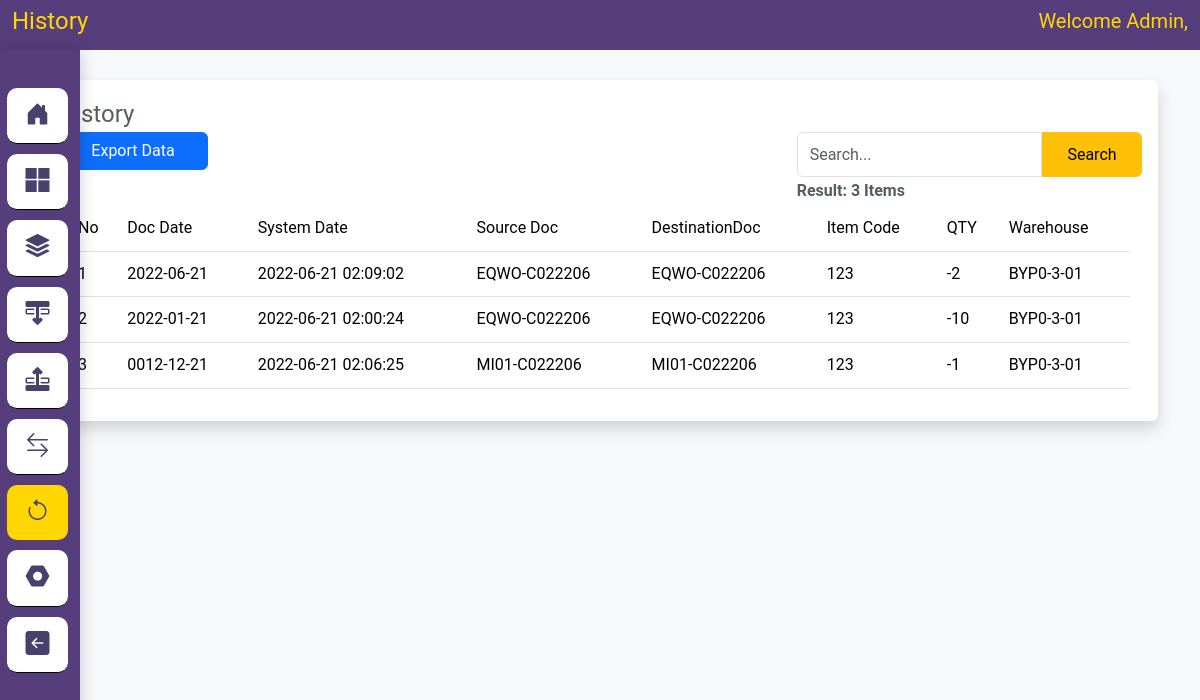
The app's page /index.php/history, older data.
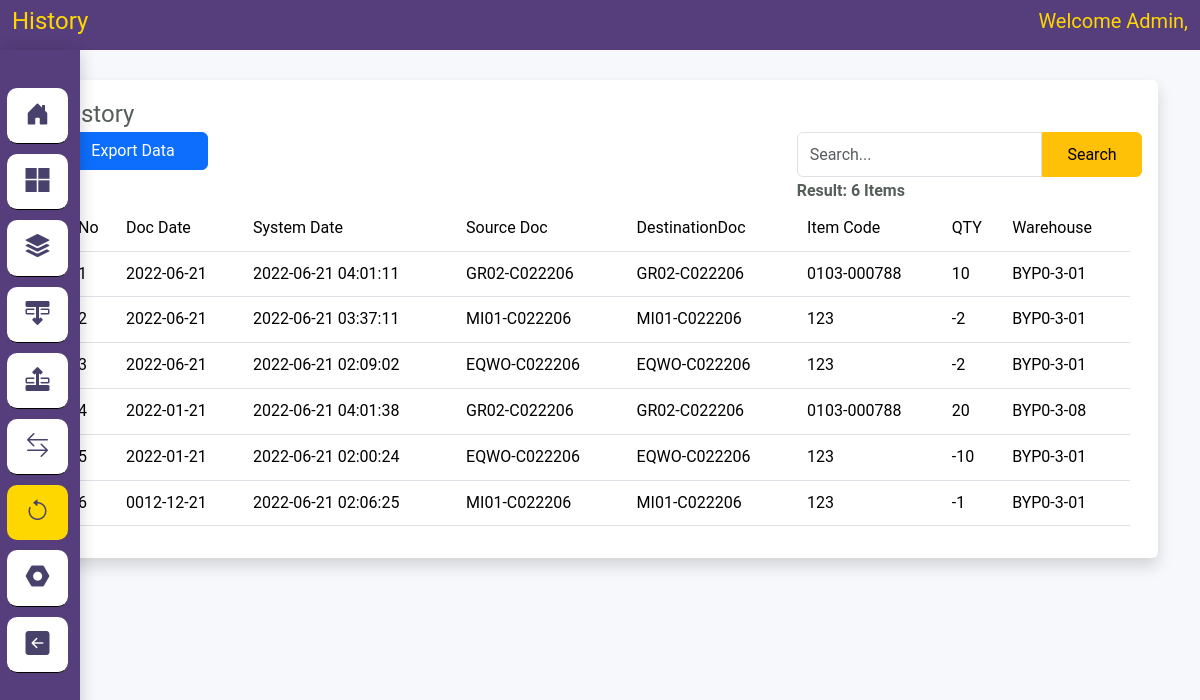
The same page, newer data.
### tables this page shows
CREATE TABLE `history_transaction` (
  `id` int(11) NOT NULL,
  `doc_date` date NOT NULL,
  `system_date` datetime NOT NULL,
  `source_doc` varchar(50) NOT NULL,
  `destination_doc` varchar(50) NOT NULL,
  `item_code` varchar(50) NOT NULL,
  `qty` int(11) NOT NULL,
  `warehouse_code` varchar(50) NOT NULL
);

### application/controllers/History.php (called while the page is built, shortened)
<?php
class History extends CI_Controller
{
    public function index()
    {
        if ($this->input->post('search')) {
            $data['keyword'] = $this->input->post('keyword');
            $this->session->set_userdata('keyword_history', $data['keyword']);
        } else {
            $data['keyword'] = $this->session->userdata('keyword_history');;
        }
        $this->db->like('doc_date', $data['keyword'])->or_like('system_date', $data['keyword'])->or_like('source_doc', $data['keyword'])->or_like('destination_doc', $data['keyword'])
        ->or_like('item_code', $data['keyword'])->or_like('qty', $data['keyword'])->or_like('warehouse_code', $data['keyword']);
        $this->db->from('history_transaction');
        $config['total_rows'] = $this->db->count_all_results();
        $data['total_rows'] = $config['total_rows'];
        $config['per_page'] = 10;
        $data['judul'] = 'History';
        $data['start'] = $this->uri->segment(3);
        $this->db->order_by("doc_date", "desc");
        $this->db->order_by("system_date", "desc");
        $this->db->like('doc_date', $data['keyword'])->or_like('system_date', $data['keyword'])->or_like('source_doc', $data['keyword'])->or_like('destination_doc', $data['keyword'])
        ->or_like('item_code', $data['keyword'])->or_like('qty', $data['keyword'])->or_like('warehouse_code', $data['keyword']);
        $this->db->from('history_transaction');
        $this->db->limit($config['per_page'], $data['start']);
        $data['history'] = $this->db->get()->result();
        $this->load->view('template/header', $data);
        $this->load->view('history/index', $data);
    }
}

### index.php (called while the page is built, shortened)
<?php
require_once BASEPATH.'core/CodeIgniter.php';

### application/views/history/index.php (the view, shortened to what this page needs)
<div class="container" style="margin-top: 80px;">
    <div class="cards shadow p-3 mb-5 bg-white rounded">
        <h4 class="card-title">History</h4>
        <div class="row">
            <div class="col">
                <a href="<?=base_url() ?>export/history?key=<?= $this->session->userdata('keyword_history') ?>"><button id="simpan" type="submit" class="btn btn-primary"
                        style="width: 150px;"
                        onclick=" return confirm('Are You Sure Want To Download this file ?')">Export
                        Data</button></a>
            </div>
            <div class="col-md-4">
                <form action="<?= base_url('history') ?>" method="POST" autocomplete="off">
                    <div class="input-group">
                        <input type="text submit" class="form-control" id="keyword" name="keyword"
                            value="<?= $this->session->userdata('keyword_history') ?>" placeholder="Search...">
                        <input type="submit" class="btn btn-warning" style="margin:0px; height:45px; font-size:medium;"
                            name="search" value="Search">
                    </div>
                </form>
                <b> Result: <?= $total_rows ?> Items </b>
            </div>
        </div>
        <div class="card-body">
            <div class="container">
                <div class="row">
                    <div class="col table-responsive">
                        <table id="warehouse" class="table table-hover-responsive">
                            <thead class="text-primary">
                                <tr>
                                    <th>No</th>
                                    <th>Doc Date</th>
                                    <th>System Date</th>
                                    <th>Source Doc</th>
                                    <th>DestinationDoc</th>
                                    <th>Item Code</th>
                                    <th>QTY</th>
                                    <th>Warehouse</th>
                                </tr>
                            </thead>
                            <tbody>
                                <?php
                                    $i = $start+1;
                                    foreach ($history as $data) {
                                ?>
                                <tr>
                                    <td><?= $i ?></td>
                                    <td><?= $data->doc_date ?></td>
                                    <td><?= $data->system_date ?></td>
                                    <td><?= $data->source_doc ?></td>
                                    <td><?= $data->destination_doc ?></td>
                                    <td><?= $data->item_code ?></td>
                                    <td><?= $data->qty ?></td>
                                    <td><?= $data->warehouse_code ?></td>
                                </tr>
                                <?php
                            $i++;
                            }
                        ?>
                            </tbody>
                        </table>
                    </div>
                </div>
            </div>
        </div>
    </div>
</div>
</body>
</html>

Row changes from the older to the newer data that the page shows:
added history_transaction: doc_date "2022-06-21", system_date "2022-06-21 04:01:11", source_doc "GR02-C022206", destination_doc "GR02-C022206", item_code "0103-000788", qty "10", warehouse_code "BYP0-3-01"
added history_transaction: doc_date "2022-06-21", system_date "2022-06-21 03:37:11", source_doc "MI01-C022206", destination_doc "MI01-C022206", item_code "123", qty "-2", warehouse_code "BYP0-3-01"
added history_transaction: doc_date "2022-01-21", system_date "2022-06-21 04:01:38", source_doc "GR02-C022206", destination_doc "GR02-C022206", item_code "0103-000788", qty "20", warehouse_code "BYP0-3-08"
Text that changed along with them:
$total_rows: "3" → "6"
